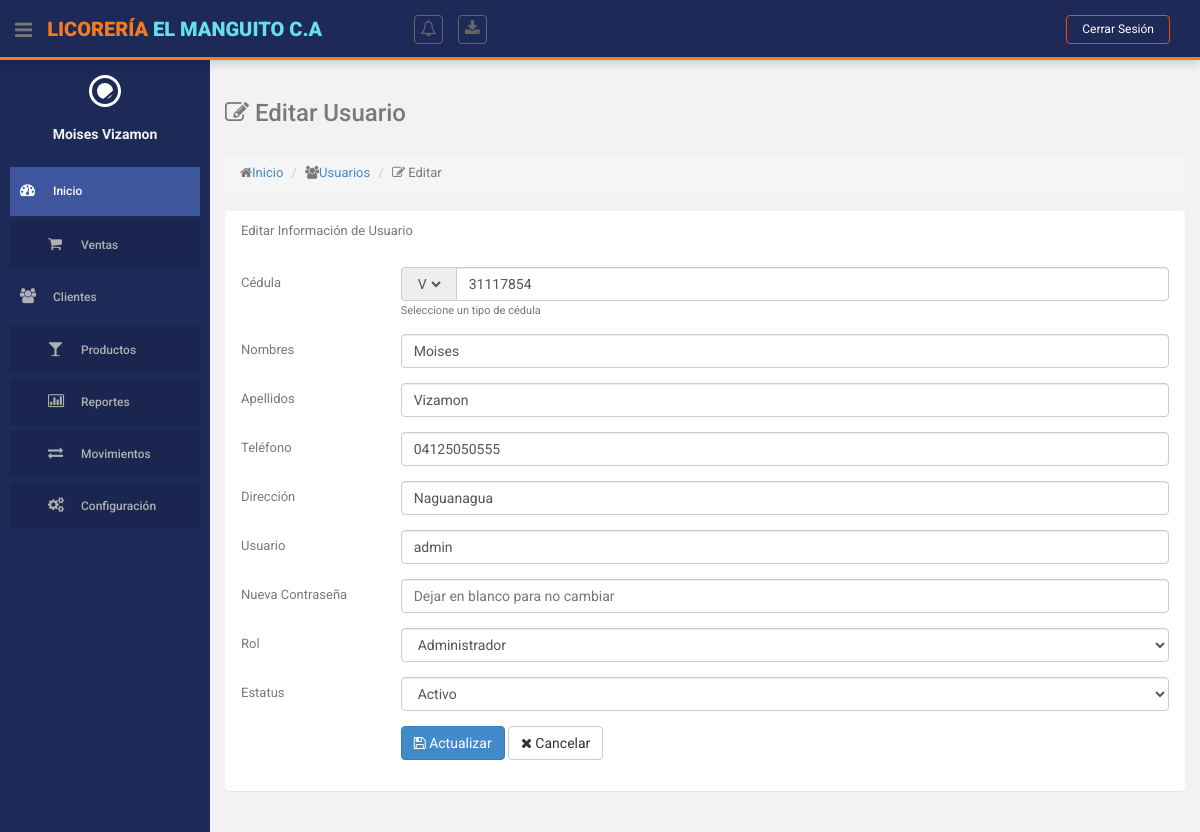
The page /index.php?action=usuarios&method=editar&id=1 (signed in) on the database its author committed.
### tables this page shows
CREATE TABLE `usuarios` (
  `id` int(10) NOT NULL,
  `cedula` varchar(12) NOT NULL,
  `id_simbolo_cedula` int(11) DEFAULT 1,
  `nombres` varchar(255) NOT NULL,
  `apellidos` varchar(255) NOT NULL,
  `telefono` varchar(15) NOT NULL,
  `direccion` varchar(255) DEFAULT 'Sin especificar',
  `user` varchar(255) NOT NULL,
  `password` varchar(255) NOT NULL,
  `id_rol` int(11) NOT NULL,
  `id_estatus` int(11) NOT NULL,
  `ultimo_inicio_sesion` datetime DEFAULT NULL
);

CREATE TABLE `roles` (
  `id` int(11) NOT NULL,
  `nombre` varchar(50) NOT NULL
);

### controllers/UsuarioController.php (called while the page is built, shortened)
<?php
class UsuarioController
{
    private $model;
    public function __construct()
    {
        require_once ROOT_PATH . 'models/UsuarioModel.php';
        $this->model = new UsuarioModel();
    }
    public function editar($id)
    {
        $usuario = $this->model->obtenerUsuarioPorId($id);
        $roles = $this->model->obtenerRoles();
        $this->loadView('usuarios/editar', [
            'usuario' => $usuario,
            'roles' => $roles
        ]);
    }
    private function loadView($view, $data = [])
    {
        extract($data);
        require ROOT_PATH . 'views/layouts/header.php';
        require ROOT_PATH . 'views/layouts/sidebar.php';
        require ROOT_PATH . 'views/' . $view . '.php';
        require ROOT_PATH . 'views/layouts/footer.php';
    }
}

### models/UsuarioModel.php (called while the page is built, shortened)
<?php
class UsuarioModel
{
    private $db;
    public function __construct()
    {
        require_once ROOT_PATH . 'config/database.php';
        $database = new Database();
        $this->db = $database->getConnection();
    }
    public function obtenerSimbolosCedula()
    {
        $query = "SELECT * FROM simbolos_cedula";
        $stmt = $this->db->prepare($query);
        $stmt->execute();
        return $stmt->fetchAll(PDO::FETCH_ASSOC);
    }
    public function obtenerUsuarioPorId($id)
    {
        $query = "SELECT * FROM usuarios WHERE id = :id";
        $stmt = $this->db->prepare($query);
        $stmt->bindParam(":id", $id);
        $stmt->execute();
        return $stmt->fetch(PDO::FETCH_ASSOC);
    }
    public function obtenerRoles()
    {
        $query = "SELECT * FROM roles";
        $stmt = $this->db->prepare($query);
        $stmt->execute();
        return $stmt->fetchAll(PDO::FETCH_ASSOC);
    }
}

### config/database.php (called while the page is built, shortened)
<?php
class Database {
    private $host = "localhost";
    private $db_name = "licoreria";
    private $username = "root";
    private $password = "";
    public function getConnection() {
        $this->conn = null;
        try {
            $this->conn = new PDO(
                "mysql:host=" . $this->host . ";dbname=" . $this->db_name,
                $this->username,
                $this->password
            );
            $this->conn->setAttribute(PDO::ATTR_ERRMODE, PDO::ERRMODE_EXCEPTION);
        } catch(PDOException $e) {
            error_log('Error de conexión: ' . $e->getMessage());
        }
        return $this->conn;
    }
}
?>

### views/usuarios/editar.php (the view, shortened to what this page needs)
<?php
$simbolos = $this->model->obtenerSimbolosCedula();
?>
<section id="main-content">
    <section class="wrapper">
        <div class="row">
            <div class="col-lg-12">
                <h3 class="page-header"><i class="fa fa-edit"></i> Editar Usuario</h3>
                <ol class="breadcrumb">
                    <li><i class="fa fa-home"></i><a href="<?php echo BASE_URL; ?>">Inicio</a></li>
                    <li><i class="fa fa-users"></i><a href="<?php echo BASE_URL; ?>index.php?action=usuarios">Usuarios</a></li>
                    <li><i class="fa fa-edit"></i> Editar</li>
                </ol>
            </div>
        </div>
        <div class="row">
            <div class="col-lg-12">
                <section class="panel">
                    <header class="panel-heading">
                        Editar Información de Usuario
                    </header>
                    <div class="panel-body">
                        <form class="form-horizontal" action="<?= BASE_URL ?>index.php?action=usuarios&method=actualizar&id=<?= $usuario['id']; ?>" method="POST" id="formUsuario">
                            <div class="form-group">
                                <label class="col-sm-2 control-label">Cédula</label>
                                <div class="col-sm-10">
                                    <div class="input-group">
                                        <span class="input-group-addon">
                                            <select name="id_simbolo_cedula" id="simboloCedula" style="border: none; background: transparent;">
                                                <?php
                                                $simbolos = $this->model->obtenerSimbolosCedula();
                                                $simboloActual = '';
                                                foreach ($simbolos as $simbolo) {
                                                    $selected = ($simbolo['id'] == $usuario['id_simbolo_cedula']) ? 'selected' : '';
                                                    echo "<option value='{$simbolo['id']}' $selected>{$simbolo['nombre']}</option>";
                                                    if ($selected) {
                                                        $simboloActual = $simbolo['nombre'];
                                                    }
                                                }
                                                ?>
                                            </select>
                                        </span>
                                        <input type="text" class="form-control" name="cedula" id="cedula"
                                            value="<?= htmlspecialchars($usuario['cedula'] ?? '') ?>"
                                            required>
                                    </div>
                                    <small class="text-muted" id="cedulaHelp">
                                        <?php
                                        if (strpos($simboloActual, 'V-') !== false) {
                                            echo 'V-: 7 u 8 dígitos exactos';
                                        } elseif (strpos($simboloActual, 'J-') !== false) {
                                            echo 'J-: 8 o 9 dígitos exactos';
                                        } else {
                                            echo 'Seleccione un tipo de cédula';
                                        }
                                        ?>
                                    </small>
                                </div>
                            </div>
                            <div class="form-group">
                                <label class="col-sm-2 control-label">Nombres</label>
                                <div class="col-sm-10">
                                    <input type="text" class="form-control" name="nombres" value="<?= $usuario['nombres']; ?>" required>
                                </div>
                            </div>
                            <div class="form-group">
                                <label class="col-sm-2 control-label">Apellidos</label>
                                <div class="col-sm-10">
                                    <input type="text" class="form-control" name="apellidos" value="<?= $usuario['apellidos']; ?>" required>
                                </div>
                            </div>
                            <div class="form-group">
                                <label class="col-sm-2 control-label">Teléfono</label>
                                <div class="col-sm-10">
                                    <input type="text" class="form-control" name="telefono" value="<?= $usuario['telefono'] ?>" required maxlength="11" pattern="\d{11}" title="El teléfono debe tener exactamente 11 dígitos">
                                </div>
                            </div>
                            <div class="form-group">
                                <label class="col-sm-2 control-label">Dirección</label>
                                <div class="col-sm-10">
                                    <input type="text" class="form-control" name="direccion" value="<?= $usuario['direccion']; ?>">
                                </div>
                            </div>
                            <div class="form-group">
                                <label class="col-sm-2 control-label">Usuario</label>
                                <div class="col-sm-10">
                                    <input type="text" class="form-control" name="user" value="<?= $usuario['user']; ?>" required>
                                </div>
                            </div>
                            <div class="form-group">
                                <label class="col-sm-2 control-label">Nueva Contraseña</label>
                                <div class="col-sm-10">
                                    <input type="password" class="form-control" name="password" placeholder="Dejar en blanco para no cambiar">
                                </div>
                            </div>
                            <div class="form-group">
                                <label class="col-sm-2 control-label">Rol</label>
                                <div class="col-sm-10">
                                    <select class="form-control" name="id_rol" required>
                                        <?php foreach ($roles as $rol): ?>
                                            <option value="<?= $rol['id']; ?>" <?= $rol['id'] == $usuario['id_rol'] ? 'selected' : ''; ?>>
                                                <?= $rol['nombre']; ?>
                                            </option>
                                        <?php endforeach; ?>
                                    </select>
                                </div>
                            </div>
                            <div class="form-group">
                                <label class="col-sm-2 control-label">Estatus</label>
                                <div class="col-sm-10">
                                    <select class="form-control" name="id_estatus" required>
                                        <option value="1" <?= $usuario['id_estatus'] == 1 ? 'selected' : ''; ?>>Activo</option>
                                    </select>
                                </div>
                            </div>
                            <div class="form-group">
                                <div class="col-sm-offset-2 col-sm-10">
                                    <button type="submit" class="btn btn-primary"><i class="fa fa-save"></i> Actualizar</button>
                                    <a href="<?= BASE_URL ?>index.php?action=usuarios" class="btn btn-default"><i class="fa fa-times"></i> Cancelar</a>
                                </div>
                            </div>
                        </form>
                    </div>
                </section>
            </div>
        </div>
    </section>
</section>

### assets/css/style.css (style rules this page uses)
body { color: #797979; background: #f2f2f2; font-family: 'Ruda', sans-serif; padding: 0px !important; margin: 0px !important; font-size:13px; }
a, a:hover, a:focus { text-decoration: none; outline: none; }
#main-content { margin-left: 210px; }
.wrapper { display: inline-block; margin-top: 60px; padding-left: 15px; padding-right: 15px; padding-bottom: 15px; padding-top: 0px; width: 100%; }
label { font-weight: 400; }
@media (min-width: 768px) { .form-horizontal .control-label { text-align: left; } }

### views/layouts/header.php (style rules this page uses)
body { font-family: 'Roboto', sans-serif; }
.btn, button, input[type="submit"] { transition: background-color 0.3s ease, transform 0.2s ease; }

### views/layouts/sidebar.php (style rules this page uses)
#main-content { transition: margin-left 0.5s cubic-bezier(0.4, 0, 0.2, 1); will-change: margin-left; }

### rows shown on the page
usuarios: cedula "31117854", nombres "Moises", apellidos "Vizamon", telefono "04125050555", direccion "Naguanagua", user "admin", id_rol "Administrador", id_estatus "Activo"

### other values the page prints
$_SESSION['user_nombre'] "Moises Vizamon"
form field id_simbolo_cedula "V"
